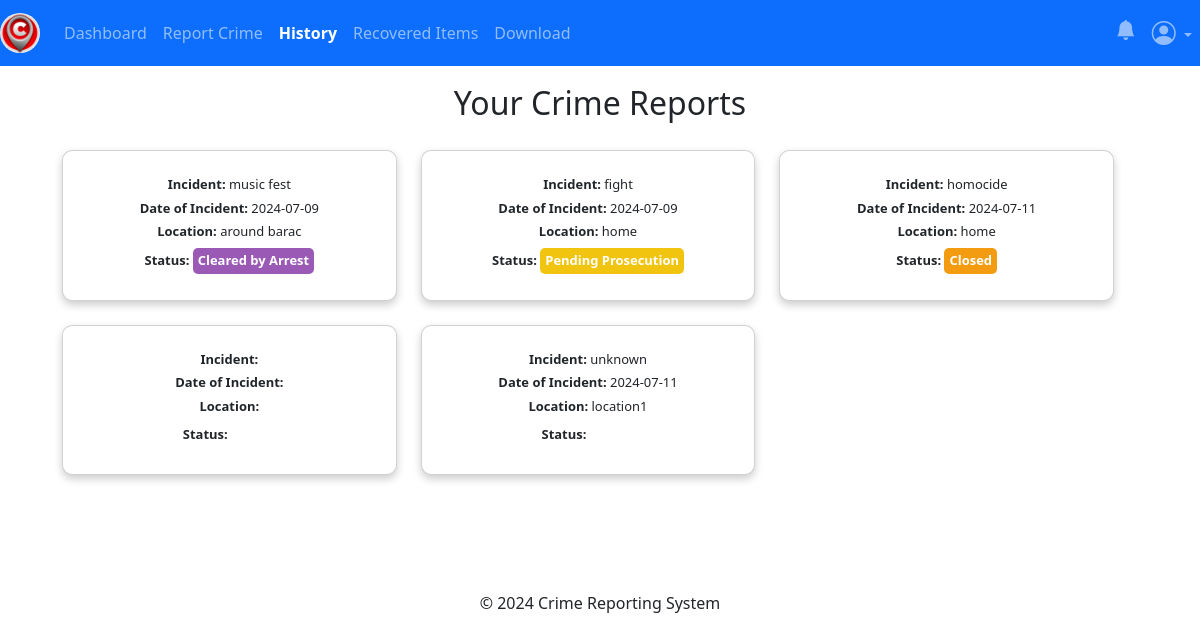
Before: /users/history (signed in) with the older database file.
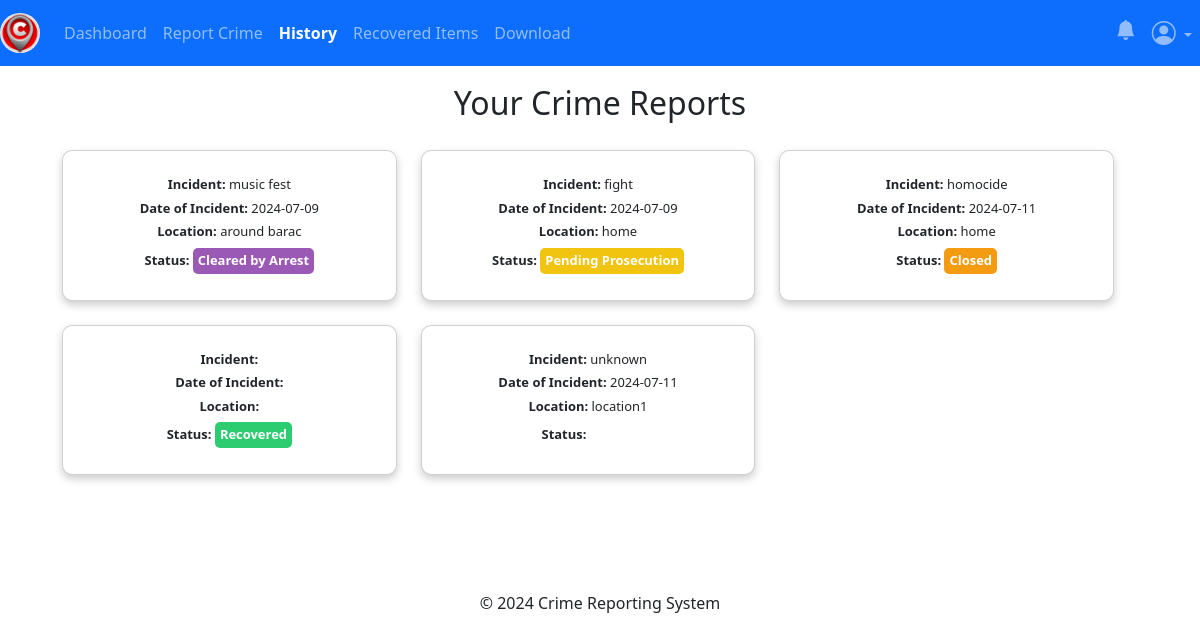
After: the same page with the newer database file.
### app/posts/models.py (models this page shows, shortened)
class Crime(db.Model, UserMixin):
    crime_id = db.Column(db.Integer, primary_key=True)
    date_of_incident = db.Column(db.String(10), nullable=False)
    issued_by = db.Column(db.String(20), nullable=True)
    time_of_incident = db.Column(db.String(10), nullable=False)
    phonenumber = db.Column(db.String(10), nullable=True)
    incident_location = db.Column(db.Text, nullable=False)
    incident_nature = db.Column(db.Text, nullable=False)
    incident_details = db.Column(db.Text, nullable=False)
    suspect_details = db.Column(db.Text, nullable=True)
    arrest_history = db.Column(db.Text, nullable=True)
    suspect_name = db.Column(db.String(10), nullable=True)
    comments = db.Column(db.Text, nullable=True)
    crime_status = db.Column(db.String(10), nullable=True)
    latitude = db.Column(db.Float)
    longitude = db.Column(db.Float)
    crime_file_upload = db.Column(db.Text, nullable=True)
    crime_file_name = db.Column(db.Text, nullable=True)
    crime_mimetype = db.Column(db.Text, nullable=True)
    date_crime_received = db.Column(db.DateTime(timezone=True), default=current_time())
    reporter_id = db.Column(db.Integer, db.ForeignKey('user.id'))

### app/users/routes.py (the view)
@users.route('/users/history')
@login_required
def history():
    try:
        reporter = current_user.id
        crimes = Crime.query.filter_by(reporter_id=reporter).all()
        return render_template('user/history.html', crimes=crimes)
    except Exception:
        flash('Unable to fetch your data. Please try again later.', 'danger')
        return render_template('user/history.html', crimes=[])

### app/__init__.py (called while the page is built)
@login_manager.user_loader
def load_user(user_id):
    return models.User.query.get(user_id)

### app/templates/user/history.html (shortened to what this page needs)
{% extends 'user/base.html' %} {% block title %} History {% endblock %} {% block
content %}
<!DOCTYPE html>
<html lang="en">
  <head>
  </head>
  <body>
    <div class="container mt-4">
      <h2 class="text-center">Your Crime Reports</h2>
      {% if crimes %}
      <div class="row">
        {% for crime in crimes %}
        <div class="col-lg-4 col-md-6 col-sm-12">
          <div
            class="card mb-4 reduced-card-size"
            onclick="crime_details('{{ crime.crime_id }}')"
            style="cursor: pointer"
          >
            <div class="card-body">
              <h5 class="card-text">
                <strong>Incident:</strong> {{ crime.incident_nature }}
              </h5>
              <h5 class="card-text">
                <strong>Date of Incident:</strong> {{ crime.date_of_incident }}
              </h5>
              <h5 class="card-text">
                <strong>Location:</strong> {{ crime.incident_location }}
              </h5>
              <h5 class="card-text">
                <strong>Status:</strong>
                <span
                  class="status {% if crime.crime_status == 'Unsolved' %} status-unsolved {% elif crime.crime_status == 'Recovered' %} status-recovered {% elif crime.crime_status == 'Under Investigation' %} status-under-investigation {% elif crime.crime_status == 'Solved' %} status-solved {% elif crime.crime_status == 'Cleared by Arrest' %} status-cleared-by-arrest {% elif crime.crime_status == 'Cold Case' %} status-cold-case {% elif crime.crime_status == 'Closed' %} status-closed {% elif crime.crime_status == 'Pending Prosecution' %} status-pending-prosecution {% elif crime.crime_status == 'Adjudicated' %} status-adjudicated {% endif %}"
                  >{{ crime.crime_status }}</span
                >
              </h5>
            </div>
          </div>
        </div>
        {% endfor %}
      </div>
      {% endif %}
    </div>
  </body>
</html>
{% endblock %}

Changed rows visible on the page:
changed Crime: crime_status (not shown) → "Recovered"
